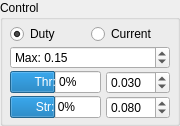
       <widget class="QGroupBox" name="groupBox_3">
        <property name="maximumSize">
         <size>
          <width>180</width>
          <height>16777215</height>
         </size>
        </property>
        <property name="title">
         <string>Control</string>
        </property>
        <layout class="QGridLayout" name="gridLayout_3">
         <property name="leftMargin">
          <number>4</number>
         </property>
         <property name="topMargin">
          <number>4</number>
         </property>
         <property name="rightMargin">
          <number>4</number>
         </property>
         <property name="bottomMargin">
          <number>4</number>
         </property>
         <property name="spacing">
          <number>2</number>
         </property>
         <item row="2" column="0">
          <widget class="QProgressBar" name="throttleBar">
           <property name="sizePolicy">
            <sizepolicy hsizetype="Fixed" vsizetype="Fixed">
             <horstretch>0</horstretch>
             <verstretch>0</verstretch>
            </sizepolicy>
           </property>
           <property name="minimum">
            <number>-100</number>
           </property>
           <property name="value">
            <number>0</number>
           </property>
           <property name="format">
            <string>Thr: %v%</string>
           </property>
          </widget>
         </item>
         <item row="3" column="0">
          <widget class="QProgressBar" name="steeringBar">
           <property name="sizePolicy">
            <sizepolicy hsizetype="Fixed" vsizetype="Fixed">
             <horstretch>0</horstretch>
             <verstretch>0</verstretch>
            </sizepolicy>
           </property>
           <property name="minimum">
            <number>-100</number>
           </property>
           <property name="value">
            <number>0</number>
           </property>
           <property name="format">
            <string>Str: %v%</string>
           </property>
          </widget>
         </item>
         <item row="0" column="0" colspan="2">
          <layout class="QHBoxLayout" name="horizontalLayout_6">
           <item>
            <widget class="QRadioButton" name="throttleDutyButton">
             <property name="text">
              <string>Duty</string>
             </property>
             <property name="checked">
              <bool>true</bool>
             </property>
            </widget>
           </item>
           <item>
            <widget class="QRadioButton" name="throttleCurrentButton">
             <property name="text">
              <string>Current</string>
             </property>
            </widget>
           </item>
          </layout>
         </item>
         <item row="1" column="0" colspan="2">
          <widget class="QDoubleSpinBox" name="throttleMaxBox">
           <property name="prefix">
            <string>Max: </string>
           </property>
           <property name="maximum">
            <double>1.000000000000000</double>
           </property>
           <property name="singleStep">
            <double>0.010000000000000</double>
           </property>
           <property name="value">
            <double>0.150000000000000</double>
           </property>
          </widget>
         </item>
         <item row="2" column="1">
          <widget class="QDoubleSpinBox" name="throttleGainBox">
           <property name="sizePolicy">
            <sizepolicy hsizetype="Fixed" vsizetype="Fixed">
             <horstretch>0</horstretch>
             <verstretch>0</verstretch>
            </sizepolicy>
           </property>
           <property name="toolTip">
            <string>Keyboard gain</string>
           </property>
           <property name="prefix">
            <string/>
           </property>
           <property name="decimals">
            <number>3</number>
           </property>
           <property name="singleStep">
            <double>0.005000000000000</double>
           </property>
           <property name="value">
            <double>0.030000000000000</double>
           </property>
          </widget>
         </item>
         <item row="3" column="1">
          <widget class="QDoubleSpinBox" name="steeringGainBox">
           <property name="toolTip">
            <string>Keyboard gain</string>
           </property>
           <property name="prefix">
            <string/>
           </property>
           <property name="decimals">
            <number>3</number>
           </property>
           <property name="singleStep">
            <double>0.005000000000000</double>
           </property>
           <property name="value">
            <double>0.080000000000000</double>
           </property>
          </widget>
         </item>
        </layout>
       </widget>
